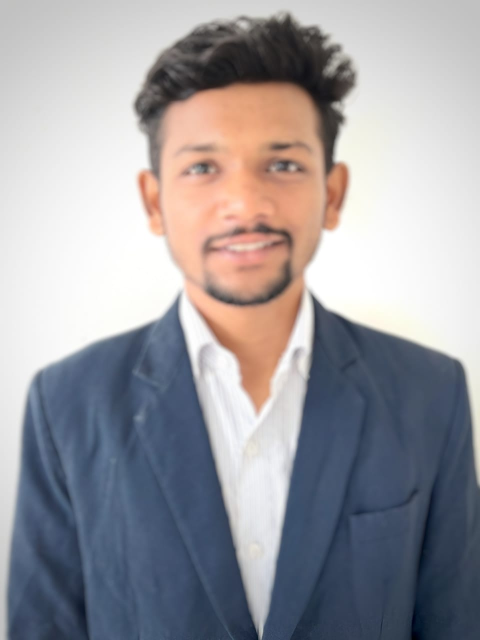
#> input picture BLUR_IMAGE_DETECTION/1.jpeg, 960 x 1280 px (shown at 1/2 size)
$ python 'blur detection.py'   (older library calls are emulated)
#> lines starting #> are read from the running program, lines starting #| are printed output that depends on the picture; after the words box and inside, x2 and y2 are one past the last pixel; in counts of white or black regions, pixels touching at a corner belong together; long printed decimals are rounded
import cv2
import numpy as np

img = cv2.imread("1.jpeg", cv2.IMREAD_GRAYSCALE)
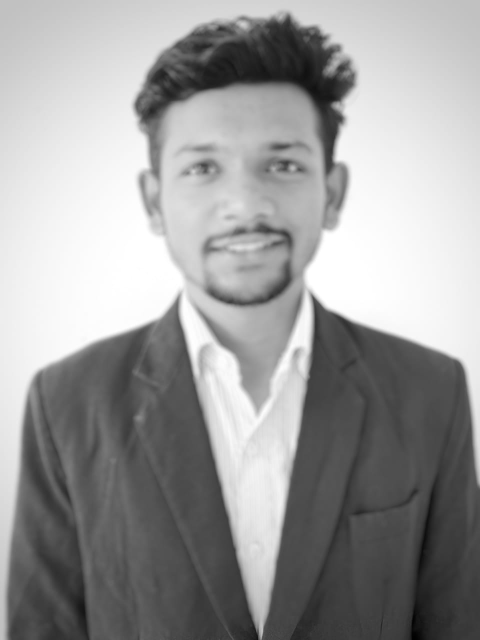
#> img: shape (1280, 960) (shown at 1/2 size); min 0, max 255, mean 155.5

laplacian_var = cv2.Laplacian(img, cv2.CV_64F).var()
#> laplacian_var = 3.84
if laplacian_var < 5:
    print("Image blurry")
    cv2.putText(img, "BLUR IMAGE", (400, 300), cv2.FONT_HERSHEY_COMPLEX, 1, (1, 150, 1), 1)
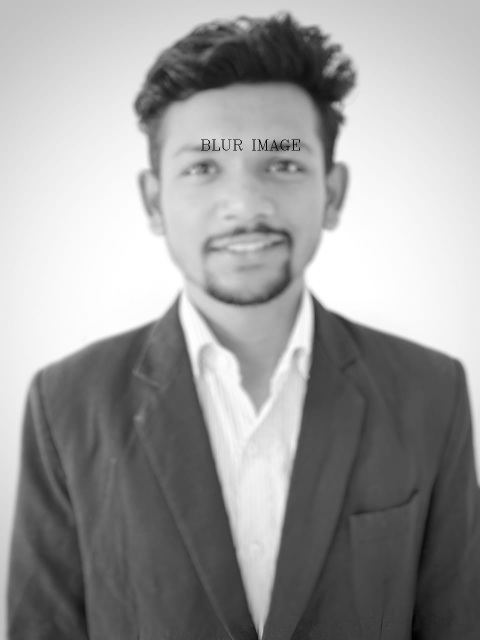
#> img: shape (1280, 960) (shown at 1/2 size); 0.07% of pixels changed, all inside (x1, y1, x2, y2) = (402, 279, 600, 301)
else:
    print("Cleared image")

print(laplacian_var)
#| 3.836

cv2.imshow("Img", img)
cv2.waitKey(0)
cv2.destroyAllWindows()
